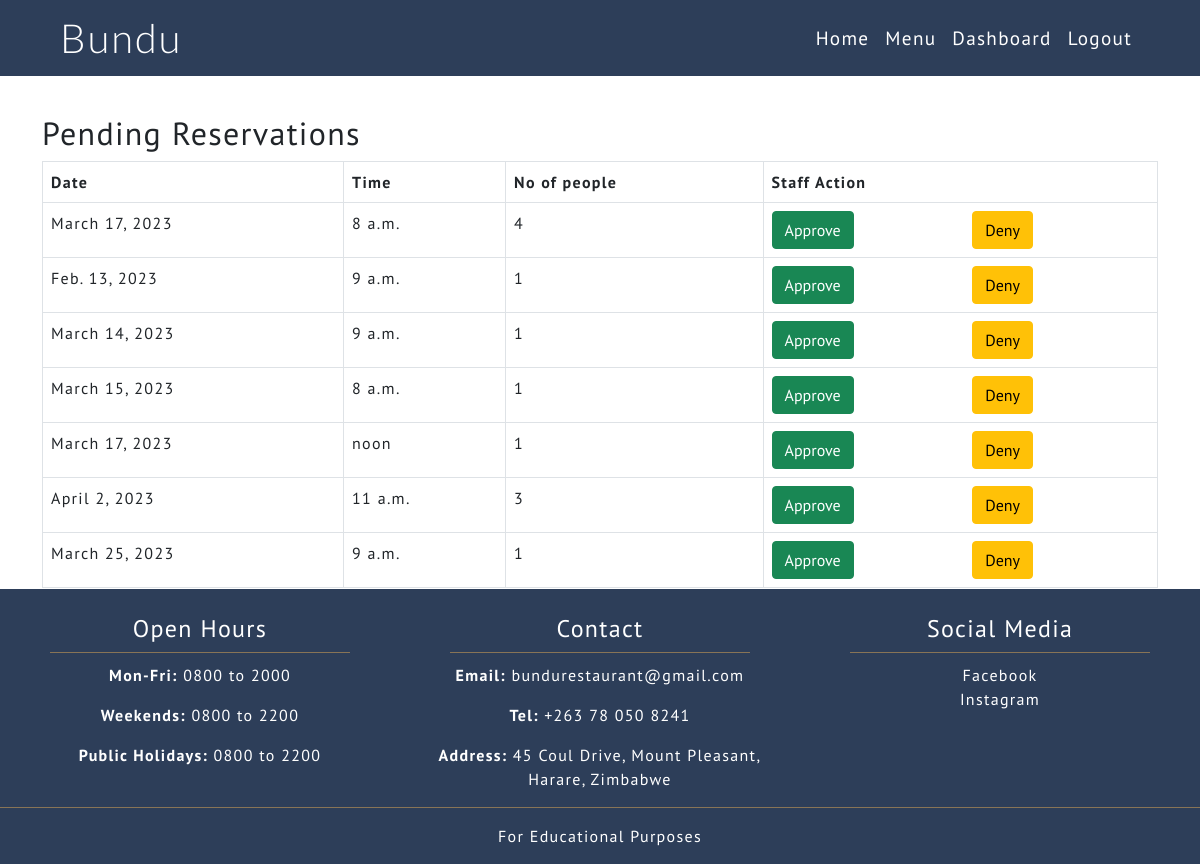
/staff/reservations/pending/ (signed in), run on an earlier commit of the app's database.
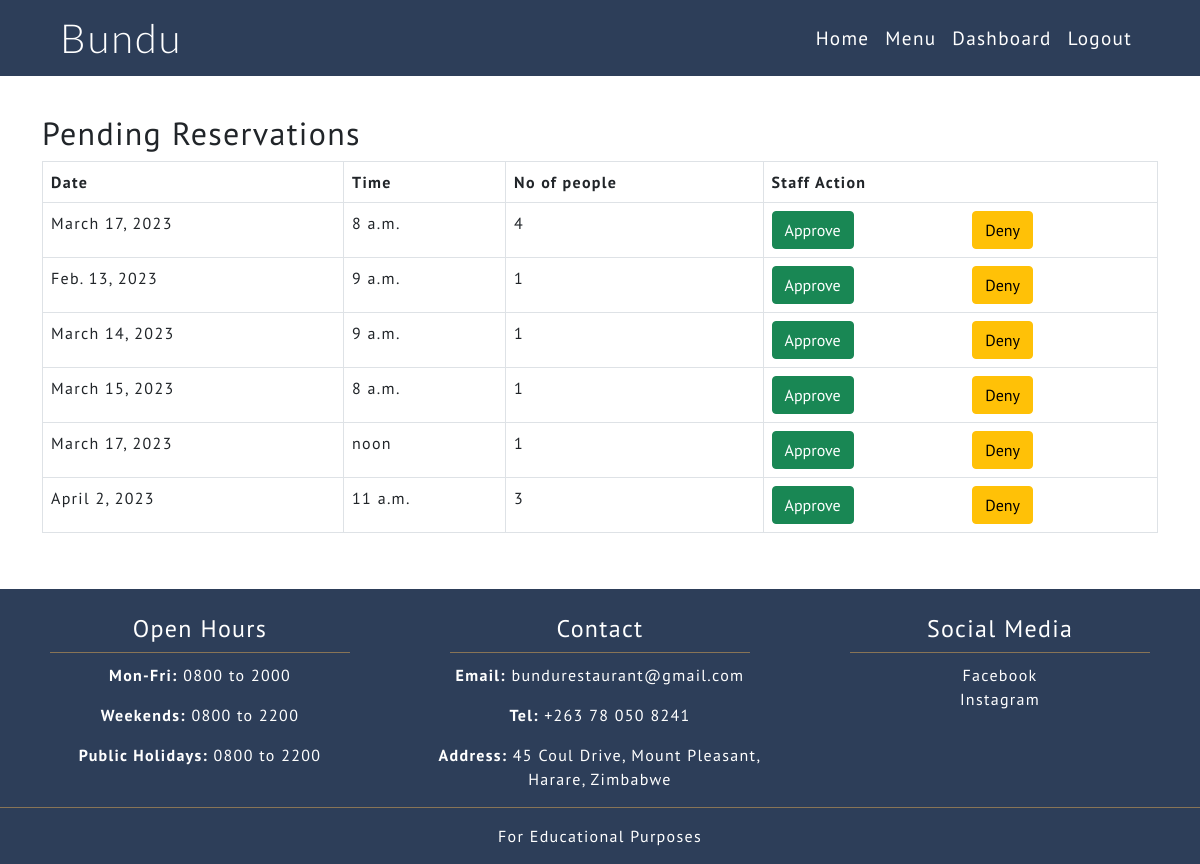
And on a later commit of the database.
### reservations/models.py (models this page shows, shortened)
class Reservation(models.Model):
    user = models.ForeignKey(User, on_delete=models.CASCADE)
    first_name = models.CharField(max_length=35, null=False, blank=False)
    last_name = models.CharField(max_length=35, null=False, blank=False)
    email = models.EmailField(null=False, blank=False)
    phone_number = models.CharField(blank=True, null=True, max_length=15)
    no_of_people = models.IntegerField(choices=no_of_people_choices, default=1)
    date = models.DateField()
    time = models.TimeField(choices=reservation_times)
    date_of_request = models.DateTimeField(auto_now_add=True)
    status = models.CharField(max_length=8, choices=STATUS, default="pending")

### staff/views.py (the view)
def reservation_list(request, status):
    if request.user.is_staff:
        if status == 'pending':
            reservation_list = Reservation.objects.filter(
                                                    status='pending'
                                                    ).order_by(
                                                        'date_of_request'
                                                        )
        elif status == 'approved':
            reservation_list = Reservation.objects.filter(
                                                    status='approved'
                                                    ).order_by('date')
        elif status == 'denied':
            reservation_list = Reservation.objects.filter(
                                                    status='denied'
                                                    ).order_by('date')
        context = {
            'reservation_list': reservation_list,
            'status': status,
            }
        return render(request, 'reservations_list.html', context)
    else:
        messages.warning(request, ("You are not authorized to view this page"))
        return redirect('home')

### staff/templates/reservations_list.html (shortened to what this page needs)
{% extends 'base.html' %}
{% block content %}
<h1>Staff reservation Approval</h1>
<div class="container fill-screen below-nav">
    <h2 class="text-capitalize">{{ status }} Reservations</h2>
    {% if reservation_list %}
    <table class="table tabel-striped table-hover table-bordered">
        <thead>
          <tr>
            <th scope="col">Date</th>
            <th scope="col">Time</th>
            <th scope="col">No of people</th>
            {% if status == 'pending' %}
            <th scope="col">Staff Action</th>
            {% endif %}
          </tr>
        </thead>
        <tbody>
            {% for reservation in reservation_list %}
            <tr>
                <td>{{reservation.date}}</td>
                <td>{{reservation.time}}</td>
                <td>{{reservation.no_of_people}}</td>
                {% if status == 'pending' %}
                <td>
                  <div class="row">
                    <div class="col-md-6">
                      <form action="{% url 'approve_reservation' reservation.id %}" method="POST">
                        <button class="btn btn-success" type="submit">Approve</button>
                      </form>
                    </div>
                    <div class="col-md-6">
                      <form action="{% url 'deny_reservation' reservation.id %}" method="POST">
                        <button class="btn btn-warning" type="submit">Deny</button>
                      </form>
                    </div>
                  </div>
                </td>
                {% endif %}
            </tr>
            {% endfor %}
        </tbody>
      </table>
    {% else %}
    <p>There are no {{ status }} reservations at the moment.</p>
    {% endif %}
</div>
{% endblock %}

What changed in the data, as far as the page shows it:
removed Reservation: date "March 25, 2023", time "9 a.m.", no_of_people "1"
